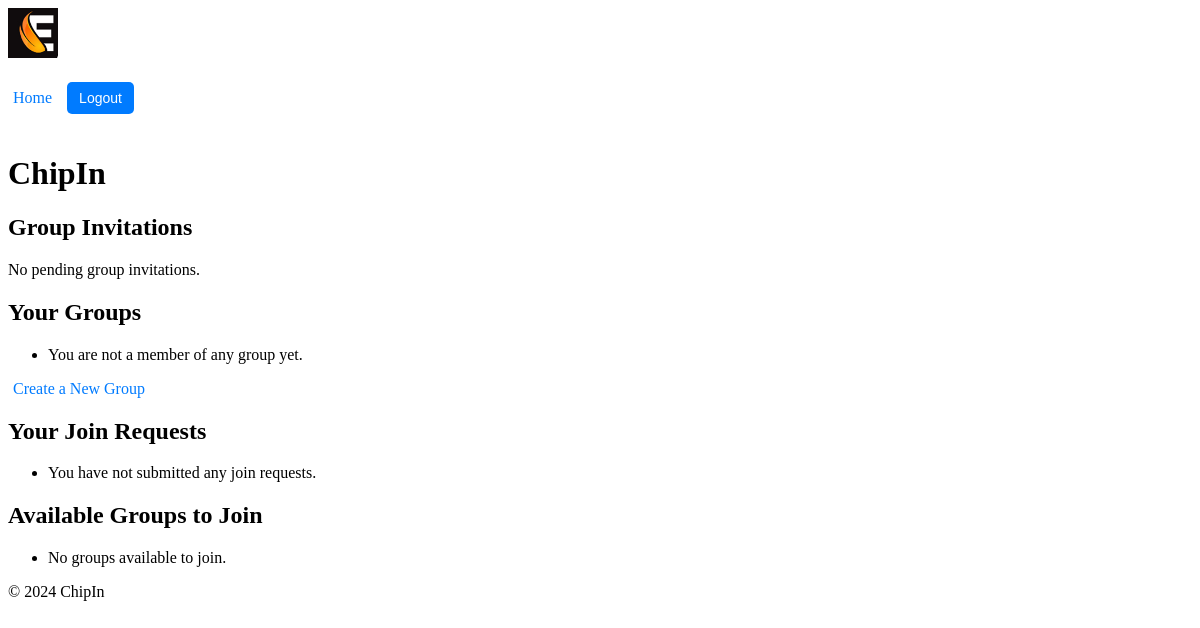
Before: /chipin/ (signed in) with the older database file.
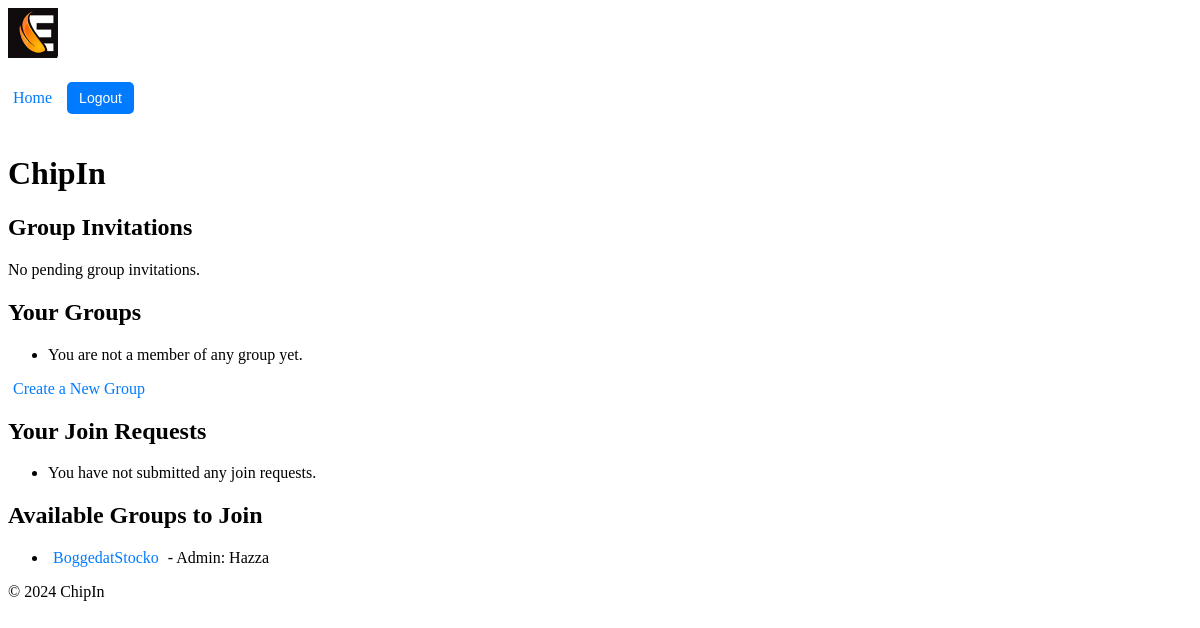
After: the same page with the newer database file.
### chipin/models.py (models this page shows, shortened)
class Group(models.Model):
    name = models.CharField(max_length=100)
    admin = models.ForeignKey(User, on_delete=models.CASCADE, related_name='admin_groups')
    members = models.ManyToManyField(User, related_name='group_memberships', blank=True)
    invited_users = models.ManyToManyField(User, related_name='pending_invitations', blank=True)

### users/models.py (models this page shows, shortened)
class Profile(models.Model):
    user = models.OneToOneField(User, on_delete=models.CASCADE)
    first_name = models.CharField(max_length=30)
    surname = models.CharField(max_length=30)
    nickname = models.CharField(max_length=30, unique=True, null=False, blank=False)

### chipin/views.py (the view)
# urls.py: path("", views.home, name="home"),
@login_required
def home(request):
    pending_invitations = Group.objects.filter(invited_users=request.user)
    user_join_requests = GroupJoinRequest.objects.filter(user=request.user)
    available_groups = Group.objects.exclude(members=request.user)
    return render(request, 'chipin/home.html', { # Pass data to the template
        'pending_invitations': pending_invitations,
        'user_join_requests': user_join_requests,
        'available_groups': available_groups
    })

### chipin/context_processors.py (called while the page is built)
def user_profile(request):
    if request.user.is_authenticated:
        try:
            return {'nickname': request.user.profile.nickname}
        except Profile.DoesNotExist:
            return {'nickname': request.user.username}  # Fallback to username if no profile exists
    return {}

### chipin/templates/chipin/home.html (shortened to what this page needs)
{% extends 'chipin/base.html' %}
{% load static %}
{% block content %}
    <h1>ChipIn</h1>
    <h2>Group Invitations</h2>
    <div class="invitation-notification">
        {% if pending_invitations %}
            <ul>
                {% for group in pending_invitations %}
                    <li>
                        You have been invited to join <strong>{{ group.name }}</strong>.
                        <a href="{% url 'chipin:accept_invite' group.id %}?user_id={{ request.user.id }}">Accept</a>
                    </li>
                {% empty %}
                    <li>No pending group invitations.</li>
                {% endfor %}
            </ul>
        {% else %}
            <p>No pending group invitations.</p>
        {% endif %}
    </div>
    <h2>Your Groups</h2>
    <ul>
        {% for group in user.group_memberships.all %}
        <li>
            <a href="{% url 'chipin:group_detail' group.id %}">{{ group.name }}</a>
            {% if group.admin == request.user %}
                <a href="{% url 'chipin:delete_group' group.id %}" onclick="return confirm('Are you sure you want to delete this group?');">Delete</a>
            {% else %}
                <a href="{% url 'chipin:leave_group' group.id %}" onclick="return confirm('Are you sure you want to leave this group?');">Leave</a>
            {% endif %}
        </li>
        {% empty %}
        <li>You are not a member of any group yet.</li>
        {% endfor %}
    </ul>
    <a href="{% url 'chipin:create_group' %}">Create a New Group</a>
    <h2>Your Join Requests</h2>
    <ul>
        {% for join_request in user_join_requests %}
        <li>
            You requested to join <strong>{{ join_request.group.name }}</strong> on {{ join_request.created_at }}.
            <a href="{% url 'chipin:delete_join_request' join_request.id %}" onclick="return confirm('Are you sure you want to delete this join request?');">Delete</a>
        </li>
        {% empty %}
        <li>You have not submitted any join requests.</li>
        {% endfor %}
    </ul>
    <h2>Available Groups to Join</h2>
    <ul>
        {% for group in available_groups %}
        <li>
            <a href="{% url 'chipin:group_detail' group.id %}">{{ group.name }}</a>
            <span>- Admin: {{ group.admin.profile.nickname }}</span>
        </li>
        {% empty %}
        <li>No groups available to join.</li>
        {% endfor %}
    </ul>
{% endblock %}

Changed rows visible on the page:
added Group: name "BoggedatStocko", admin.profile.nickname "Hazza"
Other visible differences:
text no longer shown: "No groups available to join."
